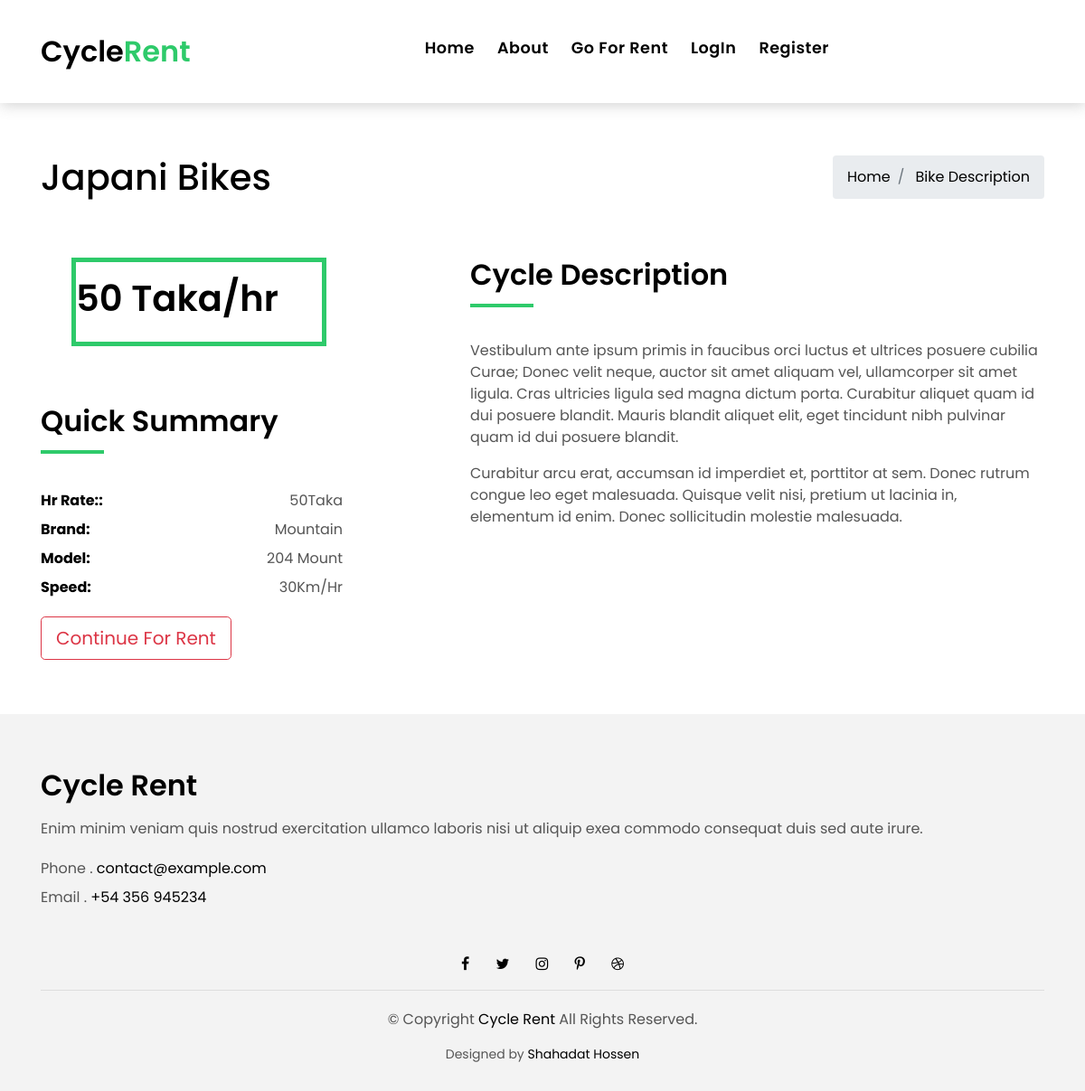
The app's page /go_for_rent/Go_to/japani_bikes/ with its own data.
### rent/models.py (models this page shows, shortened)
class Bike(models.Model):
	name = models.CharField(max_length=20)
	price = models.IntegerField()
	slug = models.SlugField(unique=True)
	rent_title = models.CharField(max_length=12)
	speed = models.CharField(max_length=12)
	speed_limit = models.CharField(max_length=12,blank=True,null=True)
	brand = models.CharField(max_length=20)
	brand_name = models.CharField(max_length=20,blank=True,null=True)
	model = models.CharField(max_length=20)
	model_name = models.CharField(max_length=20,blank=True,null=True)
	bike_image = models.ImageField(upload_to=image_upload_to_bike)
	categories = models.ManyToManyField('BikeCategory',blank=True)
	default = models.ForeignKey('BikeCategory',related_name='default_category',null=True,blank=True, on_delete=models.CASCADE)
	active = models.BooleanField(default=True)
	def get_add_bike_url(self):
		return reverse("rent:add_to_bike", kwargs={
            'slug': self.slug
        })

### rent/views.py (the view)
# urls.py: path('Go_to/<slug>/', BikeDetailView.as_view(), name='bike_detail'),
class BikeDetailView(DetailView):
	model = Bike
	def get_context_data(self,*args,**kwargs):
		context = super().get_context_data(*args,**kwargs)
		context["booked"] = BookedArea.objects.all()
		return context

### rent/templates/rent/bike_detail.html (shortened to what this page needs)
{% extends "base.html" %}
{% load static %}
{% block content %}
  <section style="margin-top:100px" class="">
    <div class="container">
      <div class="row">
        <div class="col-md-12 col-lg-8">
          <div class="title-single-box">
            <h1 class="title-single">{{ object.name }}</h1>
          </div>
        </div>
        <div class="col-md-12 col-lg-4">
          <nav aria-label="breadcrumb" class="breadcrumb-box d-flex justify-content-lg-end">
            <ol class="breadcrumb">
              <li class="breadcrumb-item">
                <a href="{% url 'home' %}">Home</a>
              </li>
              <li class="breadcrumb-item">
                <a href=".">Bike Description</a>
              </li>
            </ol>
          </nav>
        </div>
      </div>
    </div>
  </section>
  <section class="property-single nav-arrow-b">
    <div class="container">
      <div class="row">
        <div class="col-sm-12">
          <div id="property-single-carousel" class="owl-carousel owl-arrow gallery-property">
          </div>
          <div class="row justify-content-between">
            <div class="col-md-5 col-lg-4">
              <div class="property-price d-flex justify-content-center foo">
                <div class="card-header-c d-flex">
                  <div class="card-box-ico">
                    <h5 class="title-c">{{ object.price }} Taka/hr</h5>
                  </div>
                </div>
              </div>
              <div class="property-summary">
                <div class="row">
                  <div class="col-sm-12">
                    <div class="title-box-d section-t4">
                      <h3 class="title-d">Quick Summary</h3>
                    </div>
                  </div>
                </div>
                <div class="summary-list">
                  <ul class="list">
                    <li class="d-flex justify-content-between">
                      <strong>Hr Rate::</strong>
                      <span>{{ object.price }}Taka</span>
                    </li>
                    <li class="d-flex justify-content-between">
                      <strong>{{ object.brand }}:</strong>
                      <span>{{ object.brand_name }}</span>
                    </li>
                    <li class="d-flex justify-content-between">
                      <strong>{{ object.model }}:</strong>
                      <span>{{ object.model_name }}</span>
                    </li>
                    <li class="d-flex justify-content-between">
                      <strong>{{ object.speed }}:</strong>
                      <span>{{ object.speed_limit }}</span>
                    </li>
                  </ul>
                </div>
              </div>
            </div>
            <div class="col-md-7 col-lg-7 section-md-t3">
              <div class="row">
                <div class="col-sm-12">
                  <div class="title-box-d">
                    <h3 class="title-d">Cycle Description</h3>
                  </div>
                </div>
              </div>
              <div class="property-description">
                <p class="description color-text-a">
                  Vestibulum ante ipsum primis in faucibus orci luctus et ultrices posuere cubilia Curae; Donec velit
                  neque, auctor sit amet
                  aliquam vel, ullamcorper sit amet ligula. Cras ultricies ligula sed magna dictum porta.
                  Curabitur aliquet quam id dui posuere blandit. Mauris blandit aliquet elit, eget tincidunt
                  nibh pulvinar quam id dui posuere blandit.
                </p>
                <p class="description color-text-a no-margin">
                  Curabitur arcu erat, accumsan id imperdiet et, porttitor at sem. Donec rutrum congue leo eget
                  malesuada. Quisque velit nisi,
                  pretium ut lacinia in, elementum id enim. Donec sollicitudin molestie malesuada.
                </p>
              </div>
            </div>
          </div>
        </div>
      </div>
      <a class="btn btn-outline-danger btn-lg" href="{{ object.get_add_bike_url }}">Continue For Rent</a>
    </div>
  </section>
{% endblock %}

### static_in_pro/css/style.css (style rules this page uses)
body { font-family: 'Poppins', sans-serif; color: #555555; }
h1, h2, h3, h4, h5, h6 { color: #000000; }
a { color: #000000; transition: all .5s ease; }
.color-text-a { color: #555555; }
.no-margin { margin: 0; }
.section-t4 { padding-top: 4rem; }
.title-box-d { padding-bottom: 1.8rem; margin-bottom: 1rem; position: relative; }
.title-box-d .title-d { font-weight: 600; font-size: 2rem; }
.title-box-d .title-d:after { content: ''; position: absolute; width: 70px; height: 4px; background-color: #2eca6a; bottom: 20px; left: 0; }
.gallery-property { margin-bottom: 3rem; }
.property-price { margin: 0 auto; }
.property-price .card-header-c { padding: 0; }
.summary-list { padding-right: 1rem; color: #000000; }
.summary-list .list { padding: 0; line-height: 2; }
.summary-list .list span { color: #555555; }
.card-header-c { padding: 0 1rem 1rem 1rem; }
.card-box-ico { padding: 1rem 3rem 1rem 2.5rem; border: 5px solid #2eca6a; }
.title-c { font-size: 2.5rem; font-weight: 600; margin-left: -40px; }
.btn { transition: .5s ease; }
@media (min-width: 768px) { .title-c { font-size: 1.8rem; } }
@media (min-width: 992px) { .title-c { font-size: 2.5rem; } }

### records on screen
Bike: name "Japani Bikes", price "50", brand "Brand", brand_name "Mountain", model "Model", model_name "204 Mount", speed "Speed", speed_limit "30Km/Hr"
